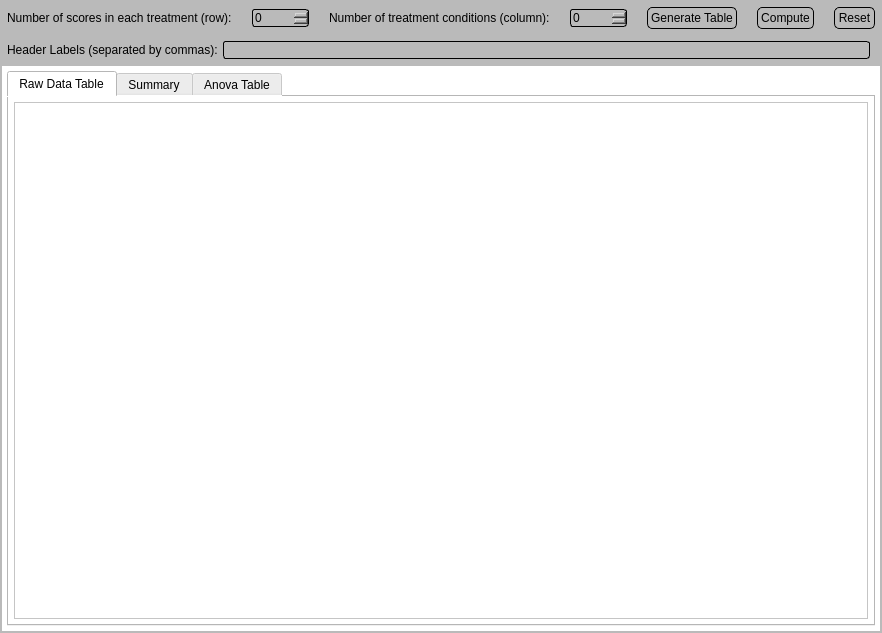
<?xml version="1.0" encoding="UTF-8"?>
<ui version="4.0">
 <class>MainWindow</class>
 <widget class="QMainWindow" name="MainWindow">
  <property name="geometry">
   <rect>
    <x>0</x>
    <y>0</y>
    <width>864</width>
    <height>633</height>
   </rect>
  </property>
  <property name="windowTitle">
   <string>One-Way ANOVA</string>
  </property>
  <widget class="QWidget" name="centralwidget">
   <layout class="QHBoxLayout" name="horizontalLayout_2">
    <property name="spacing">
     <number>0</number>
    </property>
    <property name="leftMargin">
     <number>0</number>
    </property>
    <property name="topMargin">
     <number>0</number>
    </property>
    <property name="rightMargin">
     <number>0</number>
    </property>
    <property name="bottomMargin">
     <number>0</number>
    </property>
    <item>
     <widget class="QFrame" name="frame">
      <property name="styleSheet">
       <string notr="true">background-color: rgb(186, 186, 186);</string>
      </property>
      <property name="frameShape">
       <enum>QFrame::NoFrame</enum>
      </property>
      <property name="frameShadow">
       <enum>QFrame::Plain</enum>
      </property>
      <layout class="QVBoxLayout" name="verticalLayout">
       <property name="spacing">
        <number>2</number>
       </property>
       <property name="leftMargin">
        <number>2</number>
       </property>
       <property name="topMargin">
        <number>2</number>
       </property>
       <property name="rightMargin">
        <number>2</number>
       </property>
       <property name="bottomMargin">
        <number>2</number>
       </property>
       <item>
        <widget class="QFrame" name="frame_2">
         <property name="styleSheet">
          <string notr="true">background-color: rgb(186, 186, 186);</string>
         </property>
         <property name="frameShape">
          <enum>QFrame::NoFrame</enum>
         </property>
         <property name="frameShadow">
          <enum>QFrame::Plain</enum>
         </property>
         <layout class="QGridLayout" name="gridLayout_2">
          <property name="leftMargin">
           <number>5</number>
          </property>
          <property name="topMargin">
           <number>5</number>
          </property>
          <property name="rightMargin">
           <number>5</number>
          </property>
          <property name="bottomMargin">
           <number>5</number>
          </property>
          <property name="horizontalSpacing">
           <number>20</number>
          </property>
          <item row="0" column="10">
           <spacer name="horizontalSpacer">
            <property name="orientation">
             <enum>Qt::Horizontal</enum>
            </property>
            <property name="sizeHint" stdset="0">
             <size>
              <width>40</width>
              <height>20</height>
             </size>
            </property>
           </spacer>
          </item>
          <item row="0" column="2">
           <widget class="QLabel" name="label">
            <property name="text">
             <string>Number of treatment conditions (column):</string>
            </property>
           </widget>
          </item>
          <item row="0" column="8">
           <widget class="QPushButton" name="reset_Btn">
            <property name="cursor">
             <cursorShape>PointingHandCursor</cursorShape>
            </property>
            <property name="styleSheet">
             <string notr="true">border: 1px solid rgb(0, 0, 0);
padding: 3px;
border-radius: 5px;</string>
            </property>
            <property name="text">
             <string>Reset</string>
            </property>
            <property name="autoDefault">
             <bool>false</bool>
            </property>
            <property name="default">
             <bool>false</bool>
            </property>
            <property name="flat">
             <bool>true</bool>
            </property>
           </widget>
          </item>
          <item row="0" column="6">
           <widget class="QPushButton" name="generate_Btn">
            <property name="cursor">
             <cursorShape>PointingHandCursor</cursorShape>
            </property>
            <property name="styleSheet">
             <string notr="true">border: 1px solid rgb(0, 0, 0);
padding: 3px;
border-radius: 5px;</string>
            </property>
            <property name="text">
             <string>Generate Table</string>
            </property>
            <property name="flat">
             <bool>true</bool>
            </property>
           </widget>
          </item>
          <item row="0" column="7">
           <widget class="QPushButton" name="compute_Btn">
            <property name="cursor">
             <cursorShape>PointingHandCursor</cursorShape>
            </property>
            <property name="styleSheet">
             <string notr="true">border: 1px solid rgb(0, 0, 0);
padding: 3px;
border-radius: 5px;</string>
            </property>
            <property name="text">
             <string>Compute</string>
            </property>
            <property name="flat">
             <bool>true</bool>
            </property>
           </widget>
          </item>
          <item row="0" column="1">
           <widget class="QSpinBox" name="row_Sbox">
            <property name="styleSheet">
             <string notr="true">border: 1px solid rgb(0, 0, 0);
border-radius: 3px;</string>
            </property>
            <property name="buttonSymbols">
             <enum>QAbstractSpinBox::UpDownArrows</enum>
            </property>
            <property name="accelerated">
             <bool>false</bool>
            </property>
            <property name="showGroupSeparator" stdset="0">
             <bool>false</bool>
            </property>
            <property name="maximum">
             <number>10000</number>
            </property>
           </widget>
          </item>
          <item row="0" column="3">
           <widget class="QSpinBox" name="column_Sbox">
            <property name="cursor">
             <cursorShape>ArrowCursor</cursorShape>
            </property>
            <property name="styleSheet">
             <string notr="true">border: 1px solid rgb(0, 0, 0);
border-radius: 3px;</string>
            </property>
            <property name="wrapping">
             <bool>false</bool>
            </property>
            <property name="frame">
             <bool>true</bool>
            </property>
            <property name="maximum">
             <number>10000</number>
            </property>
           </widget>
          </item>
          <item row="0" column="0">
           <widget class="QLabel" name="label_2">
            <property name="text">
             <string>Number of scores in each treatment (row):</string>
            </property>
           </widget>
          </item>
         </layout>
        </widget>
       </item>
       <item>
        <widget class="QFrame" name="frame_5">
         <property name="frameShape">
          <enum>QFrame::NoFrame</enum>
         </property>
         <property name="frameShadow">
          <enum>QFrame::Plain</enum>
         </property>
         <layout class="QHBoxLayout" name="horizontalLayout">
          <property name="spacing">
           <number>5</number>
          </property>
          <property name="leftMargin">
           <number>5</number>
          </property>
          <property name="topMargin">
           <number>5</number>
          </property>
          <property name="rightMargin">
           <number>10</number>
          </property>
          <property name="bottomMargin">
           <number>5</number>
          </property>
          <item>
           <widget class="QLabel" name="label_13">
            <property name="text">
             <string>Header Labels (separated by commas):</string>
            </property>
           </widget>
          </item>
          <item>
           <widget class="QLineEdit" name="header_Ledit">
            <property name="styleSheet">
             <string notr="true">border: 1px solid rgb(0, 0, 0);
border-radius: 3px;</string>
            </property>
            <property name="inputMask">
             <string/>
            </property>
            <property name="clearButtonEnabled">
             <bool>true</bool>
            </property>
           </widget>
          </item>
         </layout>
        </widget>
       </item>
       <item>
        <widget class="QFrame" name="frame_3">
         <property name="styleSheet">
          <string notr="true">background-color: rgb(255, 255, 255);</string>
         </property>
         <property name="frameShape">
          <enum>QFrame::NoFrame</enum>
         </property>
         <property name="frameShadow">
          <enum>QFrame::Plain</enum>
         </property>
         <layout class="QGridLayout" name="gridLayout_3">
          <property name="leftMargin">
           <number>5</number>
          </property>
          <property name="topMargin">
           <number>5</number>
          </property>
          <property name="rightMargin">
           <number>5</number>
          </property>
          <property name="bottomMargin">
           <number>5</number>
          </property>
          <property name="spacing">
           <number>5</number>
          </property>
          <item row="0" column="1">
           <widget class="QTabWidget" name="tabWidget">
            <property name="currentIndex">
             <number>0</number>
            </property>
            <widget class="QWidget" name="tab_1">
             <attribute name="title">
              <string>Raw Data Table</string>
             </attribute>
             <layout class="QGridLayout" name="gridLayout_4">
              <property name="leftMargin">
               <number>5</number>
              </property>
              <property name="topMargin">
               <number>5</number>
              </property>
              <property name="rightMargin">
               <number>5</number>
              </property>
              <property name="bottomMargin">
               <number>5</number>
              </property>
              <property name="spacing">
               <number>5</number>
              </property>
              <item row="0" column="0">
               <widget class="QTableWidget" name="rawData_Tbl">
                <property name="frameShadow">
                 <enum>QFrame::Plain</enum>
                </property>
                <attribute name="horizontalHeaderVisible">
                 <bool>true</bool>
                </attribute>
               </widget>
              </item>
             </layout>
            </widget>
            <widget class="QWidget" name="tab_2">
             <attribute name="title">
              <string>Summary</string>
             </attribute>
             <layout class="QGridLayout" name="gridLayout_5">
              <property name="leftMargin">
               <number>5</number>
              </property>
              <property name="topMargin">
               <number>5</number>
              </property>
              <property name="rightMargin">
               <number>5</number>
              </property>
              <property name="bottomMargin">
               <number>5</number>
              </property>
              <property name="spacing">
               <number>5</number>
              </property>
              <item row="0" column="0">
               <widget class="QTableWidget" name="summary_Tbl">
                <property name="frameShape">
                 <enum>QFrame::StyledPanel</enum>
                </property>
                <property name="frameShadow">
                 <enum>QFrame::Plain</enum>
                </property>
                <property name="editTriggers">
                 <set>QAbstractItemView::NoEditTriggers</set>
                </property>
                <attribute name="horizontalHeaderStretchLastSection">
                 <bool>true</bool>
                </attribute>
                <column>
                 <property name="text">
                  <string>Treatments</string>
                 </property>
                </column>
                <column>
                 <property name="text">
                  <string>T</string>
                 </property>
                </column>
                <column>
                 <property name="text">
                  <string>M</string>
                 </property>
                </column>
                <column>
                 <property name="text">
                  <string>T²</string>
                 </property>
                </column>
                <column>
                 <property name="text">
                  <string>SS</string>
                 </property>
                </column>
               </widget>
              </item>
              <item row="0" column="1">
               <widget class="QFrame" name="frame_4">
                <property name="frameShape">
                 <enum>QFrame::StyledPanel</enum>
                </property>
                <property name="frameShadow">
                 <enum>QFrame::Raised</enum>
                </property>
                <layout class="QGridLayout" name="gridLayout_7">
                 <item row="22" column="0">
                  <widget class="QLabel" name="label_16">
                   <property name="text">
                    <string>T =</string>
                   </property>
                  </widget>
                 </item>
                 <item row="4" column="0">
                  <widget class="QLabel" name="label_15">
                   <property name="text">
                    <string>n =</string>
                   </property>
                  </widget>
                 </item>
                 <item row="17" column="1">
                  <widget class="QLabel" name="label_4">
                   <property name="text">
                    <string>number of treatment conditions</string>
                   </property>
                  </widget>
                 </item>
                 <item row="18" column="1">
                  <widget class="QLabel" name="label_9">
                   <property name="text">
                    <string>number of scores in each treatment</string>
                   </property>
                  </widget>
                 </item>
                 <item row="6" column="1">
                  <widget class="QLabel" name="N_Lbl">
                   <property name="text">
                    <string/>
                   </property>
                  </widget>
                 </item>
                 <item row="13" column="1">
                  <widget class="QLabel" name="label_22">
                   <property name="text">
                    <string/>
                   </property>
                  </widget>
                 </item>
                 <item row="12" column="0">
                  <widget class="Line" name="line_2">
                   <property name="orientation">
                    <enum>Qt::Horizontal</enum>
                   </property>
                  </widget>
                 </item>
                 <item row="2" column="0">
                  <widget class="QLabel" name="label_14">
                   <property name="text">
                    <string>k=</string>
                   </property>
                  </widget>
                 </item>
                 <item row="12" column="1">
                  <widget class="Line" name="line">
                   <property name="orientation">
                    <enum>Qt::Horizontal</enum>
                   </property>
                  </widget>
                 </item>
                 <item row="22" column="1">
                  <widget class="QLabel" name="label_23">
                   <property name="text">
                    <string>total for each treatment condition</string>
                   </property>
                  </widget>
                 </item>
                 <item row="10" column="0">
                  <widget class="QLabel" name="label_21">
                   <property name="text">
                    <string>∑T² = </string>
                   </property>
                  </widget>
                 </item>
                 <item row="24" column="0">
                  <widget class="QLabel" name="label_20">
                   <property name="text">
                    <string>SS =</string>
                   </property>
                  </widget>
                 </item>
                 <item row="8" column="1">
                  <widget class="QLabel" name="G_Lbl">
                   <property name="text">
                    <string/>
                   </property>
                  </widget>
                 </item>
                 <item row="21" column="1">
                  <widget class="QLabel" name="label_12">
                   <property name="text">
                    <string>sum of all squares</string>
                   </property>
                  </widget>
                 </item>
                 <item row="19" column="0">
                  <widget class="QLabel" name="label_6">
                   <property name="text">
                    <string>N =</string>
                   </property>
                  </widget>
                 </item>
                 <item row="20" column="1">
                  <widget class="QLabel" name="label_11">
                   <property name="text">
                    <string>sum of all scores</string>
                   </property>
                  </widget>
                 </item>
                 <item row="23" column="0">
                  <widget class="QLabel" name="label_18">
                   <property name="text">
                    <string>M =</string>
                   </property>
                  </widget>
                 </item>
                 <item row="2" column="1">
                  <widget class="QLabel" name="k_Lbl">
                   <property name="text">
                    <string/>
                   </property>
                  </widget>
                 </item>
                 <item row="6" column="0">
                  <widget class="QLabel" name="label_17">
                   <property name="text">
                    <string>N =</string>
                   </property>
                  </widget>
                 </item>
                 <item row="10" column="1">
                  <widget class="QLabel" name="sas_Lbl">
                   <property name="text">
                    <string/>
                   </property>
                  </widget>
                 </item>
                 <item row="24" column="1">
                  <widget class="QLabel" name="label_25">
                   <property name="text">
                    <string>sum of squares</string>
                   </property>
                  </widget>
                 </item>
                 <item row="20" column="0">
                  <widget class="QLabel" name="label_7">
                   <property name="text">
                    <string>G =</string>
                   </property>
                  </widget>
                 </item>
                 <item row="18" column="0">
                  <widget class="QLabel" name="label_5">
                   <property name="text">
                    <string>n =</string>
                   </property>
                  </widget>
                 </item>
                 <item row="25" column="1">
                  <spacer name="verticalSpacer_2">
                   <property name="orientation">
                    <enum>Qt::Vertical</enum>
                   </property>
                   <property name="sizeHint" stdset="0">
                    <size>
                     <width>20</width>
                     <height>40</height>
                    </size>
                   </property>
                  </spacer>
                 </item>
                 <item row="17" column="0">
                  <widget class="QLabel" name="label_3">
                   <property name="text">
                    <string>k=</string>
                   </property>
                  </widget>
                 </item>
                 <item row="19" column="1">
                  <widget class="QLabel" name="label_10">
                   <property name="text">
                    <string>total number of scores</string>
                   </property>
                  </widget>
                 </item>
                 <item row="23" column="1">
                  <widget class="QLabel" name="label_24">
                   <property name="text">
                    <string>mean of each treatment</string>
                   </property>
                  </widget>
                 </item>
                 <item row="4" column="1">
                  <widget class="QLabel" name="n_Lbl">
                   <property name="text">
                    <string/>
                   </property>
                  </widget>
                 </item>
                 <item row="21" column="0">
                  <widget class="QLabel" name="label_8">
                   <property name="text">
                    <string>∑T² = </string>
                   </property>
                  </widget>
                 </item>
                 <item row="8" column="0">
                  <widget class="QLabel" name="label_19">
                   <property name="text">
                    <string>G =</string>
                   </property>
                  </widget>
                 </item>
                 <item row="11" column="1">
                  <widget class="QLabel" name="label_26">
                   <property name="text">
                    <string/>
                   </property>
                  </widget>
                 </item>
                </layout>
               </widget>
              </item>
             </layout>
            </widget>
            <widget class="QWidget" name="tab_3">
             <attribute name="title">
              <string>Anova Table</string>
             </attribute>
             <layout class="QGridLayout" name="gridLayout_6">
              <property name="leftMargin">
               <number>5</number>
              </property>
              <property name="topMargin">
               <number>5</number>
              </property>
              <property name="rightMargin">
               <number>5</number>
              </property>
              <property name="bottomMargin">
               <number>5</number>
              </property>
              <property name="spacing">
               <number>5</number>
              </property>
              <item row="0" column="1">
               <widget class="QFrame" name="frame_6">
                <property name="frameShape">
                 <enum>QFrame::NoFrame</enum>
                </property>
                <property name="frameShadow">
                 <enum>QFrame::Plain</enum>
                </property>
                <layout class="QGridLayout" name="gridLayout_8">
                 <property name="leftMargin">
                  <number>0</number>
                 </property>
                 <property name="topMargin">
                  <number>0</number>
                 </property>
                 <property name="rightMargin">
                  <number>0</number>
                 </property>
                 <property name="bottomMargin">
                  <number>0</number>
                 </property>
                 <property name="spacing">
                  <number>0</number>
                 </property>
                 <item row="0" column="1">
                  <widget class="QFrame" name="frame_8">
                   <property name="frameShape">
                    <enum>QFrame::StyledPanel</enum>
                   </property>
                   <property name="frameShadow">
                    <enum>QFrame::Raised</enum>
                   </property>
                   <layout class="QGridLayout" name="gridLayout_10">
                    <property name="leftMargin">
                     <number>0</number>
                    </property>
                    <property name="topMargin">
                     <number>0</number>
                    </property>
                    <property name="rightMargin">
                     <number>0</number>
                    </property>
                    <property name="bottomMargin">
                     <number>5</number>
                    </property>
                    <property name="spacing">
                     <number>5</number>
                    </property>
                    <item row="0" column="1">
                     <widget class="QTableWidget" name="anova_Tbl">
                      <property name="minimumSize">
                       <size>
                        <width>0</width>
                        <height>150</height>
                       </size>
                      </property>
                      <property name="frameShadow">
                       <enum>QFrame::Plain</enum>
                      </property>
                      <property name="editTriggers">
                       <set>QAbstractItemView::NoEditTriggers</set>
                      </property>
                      <attribute name="horizontalHeaderStretchLastSection">
                       <bool>true</bool>
                      </attribute>
                     </widget>
                    </item>
                    <item row="2" column="1">
                     <widget class="QFrame" name="frame_9">
                      <property name="frameShape">
                       <enum>QFrame::NoFrame</enum>
                      </property>
                      <property name="frameShadow">
                       <enum>QFrame::Plain</enum>
                      </property>
                      <layout class="QGridLayout" name="gridLayout_11">
                       <property name="leftMargin">
                        <number>5</number>
                       </property>
                       <property name="topMargin">
                        <number>5</number>
                       </property>
                       <property name="rightMargin">
                        <number>5</number>
                       </property>
                       <property name="bottomMargin">
                        <number>5</number>
                       </property>
                       <property name="spacing">
                        <number>5</number>
                       </property>
                       <item row="1" column="1">
                        <widget class="QFrame" name="frame_7">
                         <property name="frameShape">
                          <enum>QFrame::NoFrame</enum>
                         </property>
                         <property name="frameShadow">
                          <enum>QFrame::Plain</enum>
                         </property>
                         <layout class="QGridLayout" name="gridLayout">
                          <property name="leftMargin">
                           <number>0</number>
                          </property>
                          <property name="topMargin">
                           <number>0</number>
                          </property>
                          <property name="rightMargin">
                           <number>0</number>
                          </property>
                          <property name="bottomMargin">
                           <number>0</number>
                          </property>
                          <property name="spacing">
                           <number>0</number>
                          </property>
                          <item row="0" column="0">
                           <widget class="QLabel" name="formulaTable_Lbl">
                            <property name="minimumSize">
                             <size>
                              <width>480</width>
                              <height>135</height>
                             </size>
                            </property>
                            <property name="maximumSize">
                             <size>
                              <width>480</width>
                              <height>135</height>
                             </size>
                            </property>
                            <property name="text">
                             <string/>
                            </property>
                            <property name="scaledContents">
                             <bool>true</bool>
                            </property>
                           </widget>
                          </item>
                          <item row="1" column="0">
                           <spacer name="verticalSpacer">
                            <property name="orientation">
                             <enum>Qt::Vertical</enum>
                            </property>
                            <property name="sizeHint" stdset="0">
                             <size>
                              <width>20</width>
                              <height>40</height>
                             </size>
                            </property>
                           </spacer>
                          </item>
                         </layout>
                        </widget>
                       </item>
                       <item row="3" column="1">
                        <spacer name="verticalSpacer_3">
                         <property name="orientation">
                          <enum>Qt::Vertical</enum>
                         </property>
                         <property name="sizeHint" stdset="0">
                          <size>
                           <width>20</width>
                           <height>40</height>
                          </size>
                         </property>
                        </spacer>
                       </item>
                       <item row="1" column="3">
                        <spacer name="horizontalSpacer_2">
                         <property name="orientation">
                          <enum>Qt::Horizontal</enum>
                         </property>
                         <property name="sizeHint" stdset="0">
                          <size>
                           <width>40</width>
                           <height>20</height>
                          </size>
                         </property>
                        </spacer>
                       </item>
                       <item row="1" column="0">
                        <widget class="QLabel" name="acronymMeaning_Lbl">
                         <property name="minimumSize">
                          <size>
                           <width>257</width>
                           <height>342</height>
                          </size>
                         </property>
                         <property name="maximumSize">
                          <size>
                           <width>257</width>
                           <height>342</height>
                          </size>
                         </property>
                         <property name="text">
                          <string/>
                         </property>
                         <property name="scaledContents">
                          <bool>true</bool>
                         </property>
                        </widget>
                       </item>
                      </layout>
                     </widget>
                    </item>
                   </layout>
                  </widget>
                 </item>
                </layout>
               </widget>
              </item>
             </layout>
            </widget>
           </widget>
          </item>
         </layout>
        </widget>
       </item>
      </layout>
     </widget>
    </item>
   </layout>
  </widget>
 </widget>
 <resources/>
 <connections/>
</ui>
